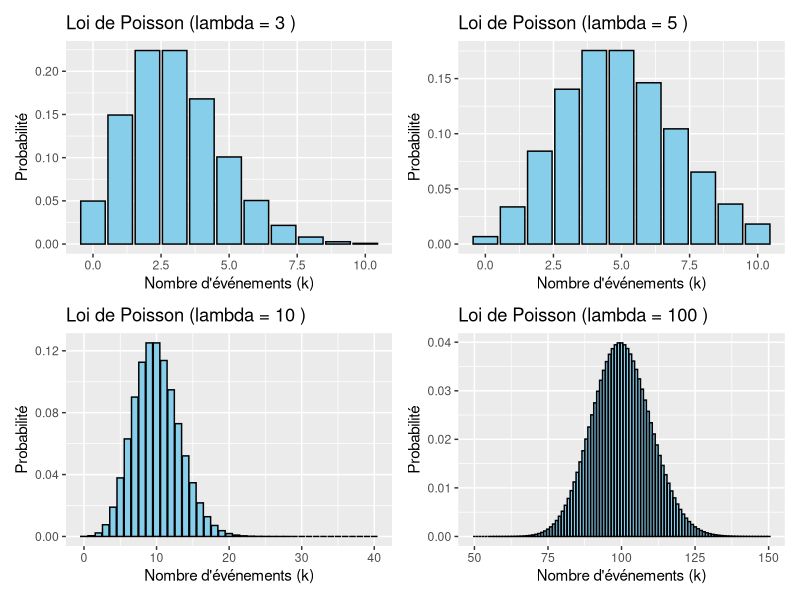
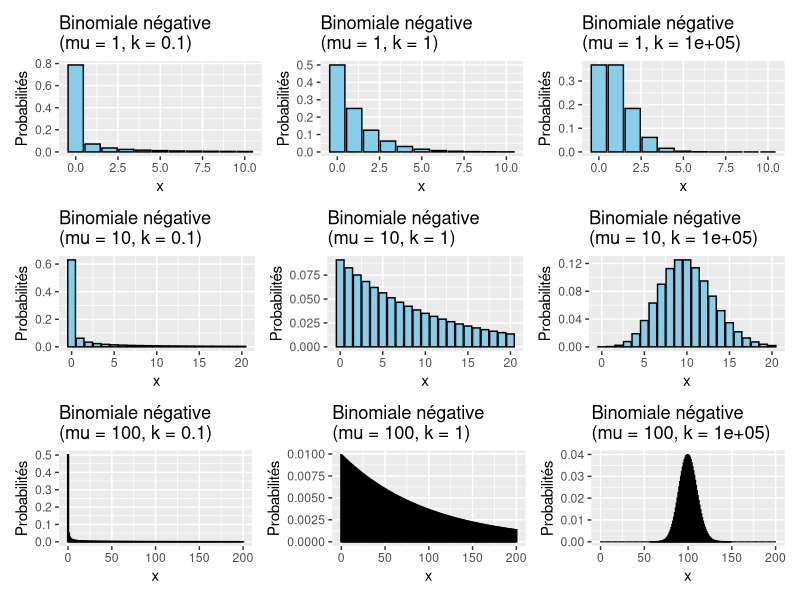
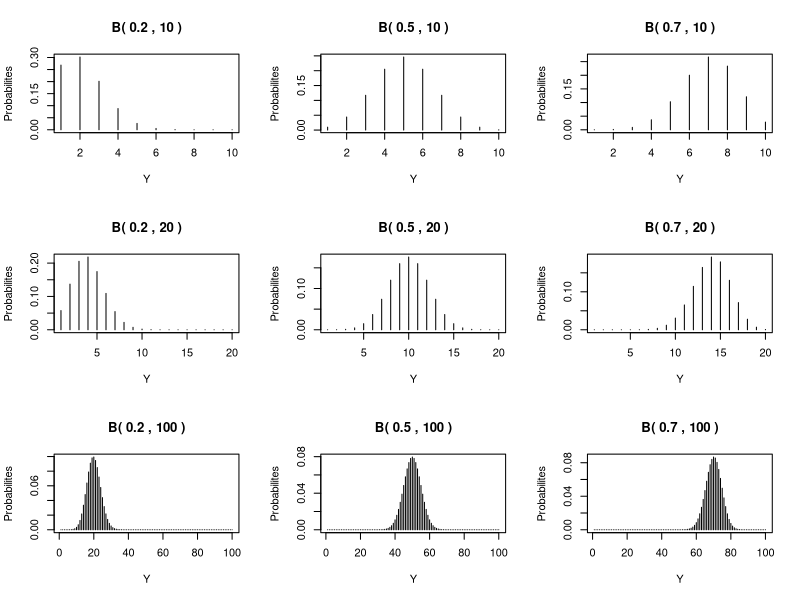
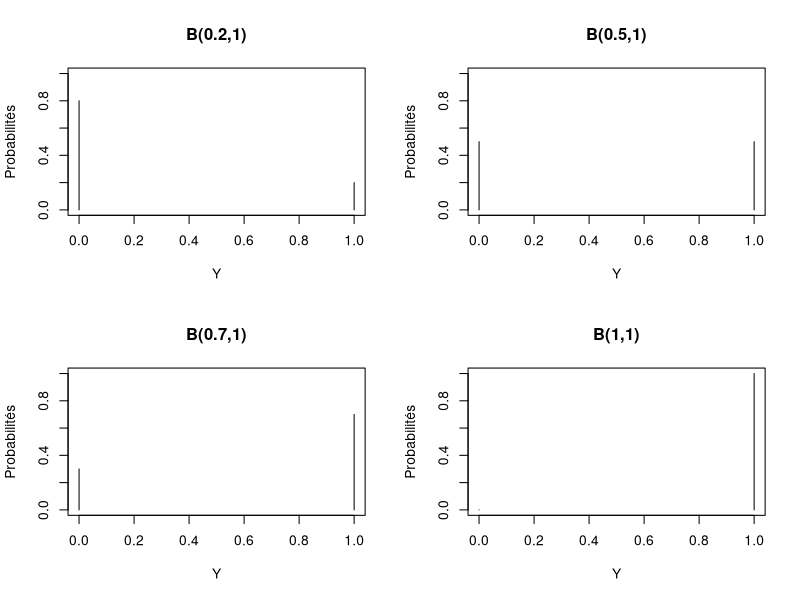

Here is the R script that generated these plots, in order:
## ---- chunk 1
# Load the necessary library
library(ggplot2)
library(patchwork)

# Set the lambda parameter for the Poisson distribution
lambda <- 3

# Create a data frame with values and their corresponding probabilities
x_values <- 0:10
probabilities <- dpois(x_values, lambda)

data <- data.frame(
  x = x_values,
  y = probabilities
)

# Create the plot using ggplot2
p1 <- ggplot(data, aes(x = x, y = y)) +
  geom_bar(stat = "identity", fill = "skyblue", color = "black") +
  labs(
    title = paste("Loi de Poisson (lambda =", lambda, ")"),
    x = "Nombre d'événements (k)",
    y = "Probabilité"
  )

lambda <- 5

# Create a data frame with values and their corresponding probabilities
x_values <- 0:10
probabilities <- dpois(x_values, lambda)

data <- data.frame(
  x = x_values,
  y = probabilities
)

# Create the plot using ggplot2
p2 <- ggplot(data, aes(x = x, y = y)) +
  geom_bar(stat = "identity", fill = "skyblue", color = "black") +
  labs(
    title = paste("Loi de Poisson (lambda =", lambda, ")"),
    x = "Nombre d'événements (k)",
    y = "Probabilité"
  )

lambda <- 10

# Create a data frame with values and their corresponding probabilities
x_values <- 0:40
probabilities <- dpois(x_values, lambda)

data <- data.frame(
  x = x_values,
  y = probabilities
)

# Create the plot using ggplot2
p3 <- ggplot(data, aes(x = x, y = y)) +
  geom_bar(stat = "identity", fill = "skyblue", color = "black") +
  labs(
    title = paste("Loi de Poisson (lambda =", lambda, ")"),
    x = "Nombre d'événements (k)",
    y = "Probabilité"
  )

lambda <- 100

# Create a data frame with values and their corresponding probabilities
x_values <- 50:150
probabilities <- dpois(x_values, lambda)

data <- data.frame(
  x = x_values,
  y = probabilities
)

# Create the plot using ggplot2
p4 <- ggplot(data, aes(x = x, y = y)) +
  geom_bar(stat = "identity", fill = "skyblue", color = "black") +
  labs(
    title = paste("Loi de Poisson (lambda =", lambda, ")"),
    x = "Nombre d'événements (k)",
    y = "Probabilité"
  )

p <- (p1 + p2) / (p3 + p4)
plot(p)
## ---- chunk 2
library(ggplot2)
library(patchwork)
k <- 0.1
mu <- 1

# Create a sequence of x values to evaluate the density function
x_values <- 0:10
densities <- dnbinom(x_values, mu=mu, size=k)

# Create a data frame with x values and their corresponding densities
data <- data.frame(
  x = x_values,
  y = densities
)

# Create the plot using ggplot2
n1 <- ggplot(data, aes(x = x, y = y)) +
  geom_bar(stat = "identity", fill = "skyblue", color = "black") +
  labs(
    title = paste0("Binomiale négative\n(mu = ", mu, ", k = ", k, ")"),
    x = "x",
    y = "Probabilités"
  )

# Set the shape and rate parameters for the Gamma distribution
k <- 1
mu <- 1

# Create a sequence of x values to evaluate the density function
x_values <- 0:10
densities <- dnbinom(x_values, mu=mu, size=k)

# Create a data frame with x values and their corresponding densities
data <- data.frame(
  x = x_values,
  y = densities
)

# Create the plot using ggplot2
n2 <- ggplot(data, aes(x = x, y = y)) +
  geom_bar(stat = "identity", fill = "skyblue", color = "black") +
  labs(
    title = paste0("Binomiale négative\n(mu = ", mu, ", k = ", k, ")"),
    x = "x",
    y = "Probabilités"
  )

# Set the shape and rate parameters for the Gamma distribution
k <- 100000
mu <- 1

# Create a sequence of x values to evaluate the density function
x_values <- 0:10
densities <- dnbinom(x_values, mu=mu, size=k)

# Create a data frame with x values and their corresponding densities
data <- data.frame(
  x = x_values,
  y = densities
)

# Create the plot using ggplot2
n3 <- ggplot(data, aes(x = x, y = y)) +
  geom_bar(stat = "identity", fill = "skyblue", color = "black") +
  labs(
    title = paste0("Binomiale négative\n(mu = ", mu, ", k = ", k, ")"),
    x = "x",
    y = "Probabilités"
  )

# Set the shape and rate parameters for the Gamma distribution
k <- 0.1
mu <- 10

# Create a sequence of x values to evaluate the density function
x_values <- 0:20
densities <- dnbinom(x_values, mu=mu, size=k)

# Create a data frame with x values and their corresponding densities
data <- data.frame(
  x = x_values,
  y = densities
)

# Create the plot using ggplot2
n4 <- ggplot(data, aes(x = x, y = y)) +
  geom_bar(stat = "identity", fill = "skyblue", color = "black") +
  labs(
    title = paste0("Binomiale négative\n(mu = ", mu, ", k = ", k, ")"),
    x = "x",
    y = "Probabilités"
  )

# Set the shape and rate parameters for the Gamma distribution
k <- 1
mu <- 10

# Create a sequence of x values to evaluate the density function
x_values <- 0:20
densities <- dnbinom(x_values, mu=mu, size=k)

# Create a data frame with x values and their corresponding densities
data <- data.frame(
  x = x_values,
  y = densities
)

# Create the plot using ggplot2
n5 <- ggplot(data, aes(x = x, y = y)) +
  geom_bar(stat = "identity", fill = "skyblue", color = "black") +
  labs(
    title = paste0("Binomiale négative\n(mu = ", mu, ", k = ", k, ")"),
    x = "x",
    y = "Probabilités"
  )

# Set the shape and rate parameters for the Gamma distribution
k <- 100000
mu <- 10

# Create a sequence of x values to evaluate the density function
x_values <- 0:20
densities <- dnbinom(x_values, mu=mu, size=k)

# Create a data frame with x values and their corresponding densities
data <- data.frame(
  x = x_values,
  y = densities
)

# Create the plot using ggplot2
n6 <- ggplot(data, aes(x = x, y = y)) +
  geom_bar(stat = "identity", fill = "skyblue", color = "black") +
  labs(
    title = paste0("Binomiale négative\n(mu = ", mu, ", k = ", k, ")"),
    x = "x",
    y = "Probabilités"
  )

# Set the shape and rate parameters for the Gamma distribution
k <- 0.1
mu <- 100

# Create a sequence of x values to evaluate the density function
x_values <- 0:200
densities <- dnbinom(x_values, mu=mu, size=k)

# Create a data frame with x values and their corresponding densities
data <- data.frame(
  x = x_values,
  y = densities
)

# Create the plot using ggplot2
n7 <- ggplot(data, aes(x = x, y = y)) +
  geom_bar(stat = "identity", fill = "skyblue", color = "black") +
  labs(
    title = paste0("Binomiale négative\n(mu = ", mu, ", k = ", k, ")"),
    x = "x",
    y = "Probabilités"
  )

# Set the shape and rate parameters for the Gamma distribution
k <- 1
mu <- 100

# Create a sequence of x values to evaluate the density function
x_values <- 0:200
densities <- dnbinom(x_values, mu=mu, size=k)

# Create a data frame with x values and their corresponding densities
data <- data.frame(
  x = x_values,
  y = densities
)

# Create the plot using ggplot2
n8 <- ggplot(data, aes(x = x, y = y)) +
  geom_bar(stat = "identity", fill = "skyblue", color = "black") +
  labs(
    title = paste0("Binomiale négative\n(mu = ", mu, ", k = ", k, ")"),
    x = "x",
    y = "Probabilités"
  )

# Set the shape and rate parameters for the Gamma distribution
k <- 100000
mu <- 100

# Create a sequence of x values to evaluate the density function
x_values <- 0:200
densities <- dnbinom(x_values, mu=mu, size=k)

# Create a data frame with x values and their corresponding densities
data <- data.frame(
  x = x_values,
  y = densities
)

# Create the plot using ggplot2
n9 <- ggplot(data, aes(x = x, y = y)) +
  geom_bar(stat = "identity", fill = "skyblue", color = "black") +
  labs(
    title = paste0("Binomiale négative\n(mu = ", mu, ", k = ", k, ")"),
    x = "x",
    y = "Probabilités"
  )

n <- (n1 + n2 + n3) / (n4 + n5 + n6) / (n7 + n8 + n9)
plot(n)
## ---- chunk 3
Xlab="Y"
Ylab="Probabilites"

n11<-20; x11<-1:n11; p11<-0.2
n12<-20; x12<-1:n12; p12<-0.5
n13<-20; x13<-1:n13; p13<-0.7

n21<-10; x21<-1:n21; p21<-0.2
n22<-10; x22<-1:n22; p22<-0.5
n23<-10; x23<-1:n23; p23<-0.7


n31<-100; x31<-1:n31; p31<-0.2
n32<-100; x32<-1:n32; p32<-0.5
n33<-100; x33<-1:n33; p33<-0.7


prop11<-dbinom(x11, size=n11, prob=p11)
prop12<-dbinom(x12, size=n12, prob=p12)
prop13<-dbinom(x13, size=n13, prob=p13)


prop21<-dbinom(x21, size=n21, prob=p21)
prop22<-dbinom(x22, size=n22, prob=p22)
prop23<-dbinom(x23, size=n23, prob=p23)


prop31<-dbinom(x31, size=n31, prob=p31)
prop32<-dbinom(x32, size=n32, prob=p32)
prop33<-dbinom(x33, size=n33, prob=p33)


par(mfrow=c(3,3))


plot(x21,prop21,type="h",xlab=Xlab,ylab=Ylab,main=paste("B(",p21,",",n21,")"))
plot(x22,prop22,type="h",xlab=Xlab,ylab=Ylab,main=paste("B(",p22,",",n22,")"))
plot(x23,prop23,type="h",xlab=Xlab,ylab=Ylab,main=paste("B(",p23,",",n23,")"))

plot(x11,prop11,type="h",xlab=Xlab,ylab=Ylab,main=paste("B(",p11,",",n11,")"))
plot(x12,prop12,type="h",xlab=Xlab,ylab=Ylab,main=paste("B(",p12,",",n12,")"))
plot(x13,prop13,type="h",xlab=Xlab,ylab=Ylab,main=paste("B(",p13,",",n13,")"))


plot(x31,prop31,type="h",xlab=Xlab,ylab=Ylab,main=paste("B(",p31,",",n31,")"))
plot(x32,prop32,type="h",xlab=Xlab,ylab=Ylab,main=paste("B(",p32,",",n32,")"))
plot(x33,prop33,type="h",xlab=Xlab,ylab=Ylab,main=paste("B(",p33,",",n33,")"))
## ---- chunk 4
Xlab="Y"
Ylab="Probabilités"
par(mfrow=c(2,2))
prop11<-dbinom(0:1, size=1, prob=0.2)
plot(0:1,prop11,type="h",xlab=Xlab,ylab=Ylab,main=paste("B(0.2,1)"),ylim=c(0,1))


prop11<-dbinom(0:1, size=1, prob=0.5)
plot(0:1,prop11,type="h",xlab=Xlab,ylab=Ylab,main=paste("B(0.5,1)"),ylim=c(0,1))


prop11<-dbinom(0:1, size=1, prob=0.7)
plot(0:1,prop11,type="h",xlab=Xlab,ylab=Ylab,main=paste("B(0.7,1)"),ylim=c(0,1))

prop11<-dbinom(0:1, size=1, prob=1)
plot(0:1,prop11,type="h",xlab=Xlab,ylab=Ylab,main=paste("B(1,1)"),ylim=c(0,1))
